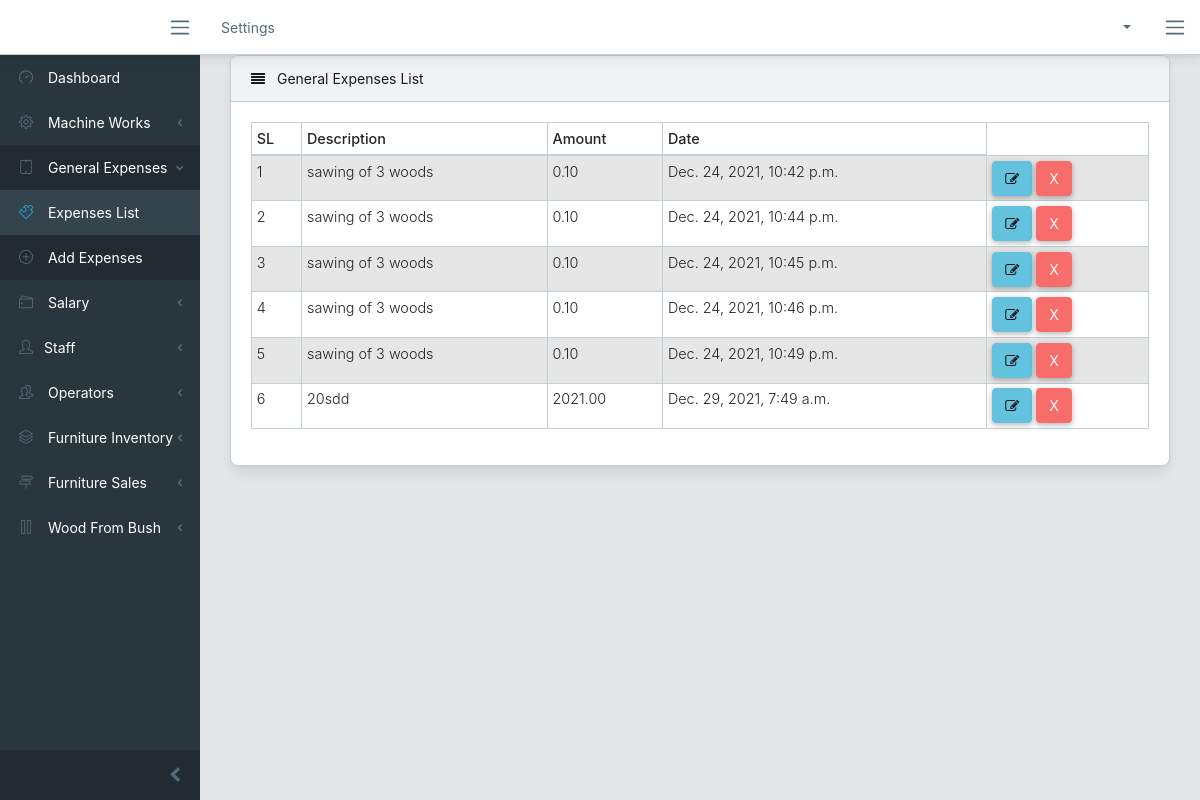
Page /generalexpenses/list/ (signed in) on the committed database.
### services/models.py (models this page shows)
class GeneralExpence(models.Model):
    description = models.CharField(max_length=200)
    amount = models.DecimalField(decimal_places=2, max_digits=9)
    date_recorded = models.DateTimeField(auto_now_add= True)

### services/views.py (the view)
# urls.py: path('generalexpenses/list/', views.general_expenses_list, name="general_expenses_list"),
@login_required
def general_expenses_list(request):
    generalexpenses = GeneralExpence.objects.all()
    paginator = Paginator(generalexpenses, 20)
    page = request.GET.get('page')
    paged_general_expenses = paginator.get_page(page)
    context = {
        "generalexpenses": paged_general_expenses
    }
    return render(request, "lists/general_expenses_list.html", context)

### templates/lists/general_expenses_list.html (shortened to what this page needs)
{% extends "base.html" %}
{% block content %}
<div class="row">
    <div class="col-lg-12">
        <div class="card">
            <div class="card-header">
                <i class="fa fa-align-justify"></i> General Expenses List</div>
            <div class="card-body">
                <table class="table table-responsive-sm table-bordered table-striped table-sm">
                    <thead>
                        <tr>
                            <th>SL</th>
                            <th>Description</th>
                            <th>Amount</th>
                            <th>Date</th>
                        </tr>
                    </thead>
                    <tbody>
                        {% for generalexpense in generalexpenses %}
                            <tr>
                                <td>{{ forloop.counter }}</td>
                                <td>{{ generalexpense.description }}</td>
                                <td>{{ generalexpense.amount }}</td>
                                <td>{{ generalexpense.date_recorded }}</td>
                                <td>
                                    <a href="">
                                        <button type="button" class="btn btn-info"><i class="fa fa-edit"></i></button>
                                    </a>
                                    <a href="">
                                        <button type="button" class="btn btn-danger">X</button>
                                    </a>
                                </td>
                            </tr>
                        {% endfor %}
                    </tbody>
                </table>
            </div>
        </div>
    </div>
</div>
<div class="row">
    <div class="col-md-12">
    </div>
</div>
{% endblock %}

### static/css/main.css (style rules this page uses)
body { font-family: Varela Round; background: #f1f1f1; }
a { text-decoration: none; }

### rows in the picture
GeneralExpence: description "sawing of 3 woods", amount "0.10", date_recorded "Dec. 24, 2021, 10:42 p.m."
GeneralExpence: description "sawing of 3 woods", amount "0.10", date_recorded "Dec. 24, 2021, 10:44 p.m."
GeneralExpence: description "sawing of 3 woods", amount "0.10", date_recorded "Dec. 24, 2021, 10:45 p.m."
GeneralExpence: description "sawing of 3 woods", amount "0.10", date_recorded "Dec. 24, 2021, 10:46 p.m."
GeneralExpence: description "sawing of 3 woods", amount "0.10", date_recorded "Dec. 24, 2021, 10:49 p.m."
GeneralExpence: description "20sdd", amount "2021.00", date_recorded "Dec. 29, 2021, 7:49 a.m."
